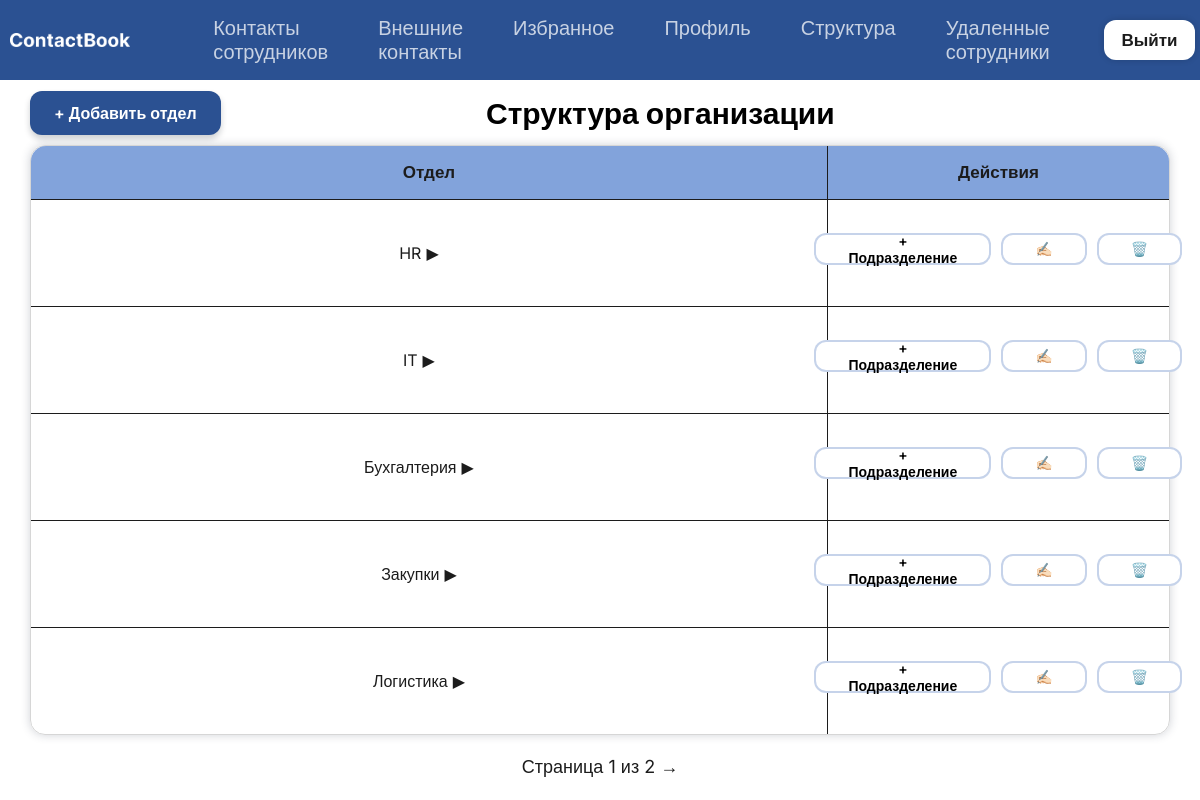
The app's page /structure/ (signed in) with its own data.
### ContactBook/models.py (models this page shows, shortened)
class Department(models.Model):
    name = models.CharField(max_length=100, unique=True, verbose_name='Название отдела')
    class Meta:
        verbose_name_plural = 'Отделы'

### ContactBook/views.py (the view)
# urls.py: path('structure/', views.organization_structure, name='organization_structure'),
@login_required
def organization_structure(request):
    if not is_admin(request.user):
        messages.error(request, "Доступ запрещён. Только администраторы могут управлять структурой")
        return redirect('contactbook:employee_list')
    departments_qs = Department.objects.prefetch_related('subdivisions').order_by('name')
    paginator = Paginator(departments_qs, 5)
    page_obj = paginator.get_page(request.GET.get('page'))
    return render(request, 'contactbook/organization_structure.html', {'page_obj': page_obj})

### ContactBook/views.py (called while the page is built)
def is_admin(user):
    return user.is_authenticated and hasattr(user, 'employee_profile') and user.employee_profile.role == 'admin'

### ContactBook/templates/contactbook/organization_structure.html (shortened to what this page needs)
{% extends "base.html" %}
{% block content %}
<div class="structure-header">
    <div class="add-dept">
        <button type="button" onclick="toggleForm('add-dept-form')" class="btn back-link"> + Добавить отдел</button>
    </div>
    <h1>Структура организации</h1>
</div>
<div class="structure-list">
    <table>
        <thead>
            <tr>
                <th>Отдел</th>
                <th class="movements">Действия</th>
            </tr>
        </thead>
        <tbody>
            {% for dept in page_obj %}
            <tr class="dept-row {% if forloop.last %}last-dept{% endif %}" data-dept-id="{{ dept.id }}">
                <td class="dept-stroka">
                    <p class="dept-name">{{ dept.name }}</p>
                    <p class="arrow" onclick="toggleSubs('{{ dept.id }}')">▶</p>
                </td>
                <td class="movements">
                    <div class="dept-actions">
                        <button onclick="toggleForm('add-sub-{{ dept.id }}')" class="btn btn-actions">+ Подразделение</button>
                        <button onclick="toggleForm('edit-dept-{{ dept.id }}')" class="btn btn-actions">✍🏻</button>
                        <button onclick="toggleForm('delete-dept-{{ dept.id }}')" class="btn btn-actions">🗑️</button>
                    </div>
                </td>
            </tr>
            {% endfor %}
        </tbody>
    </table>
</div>
<div class="pagination">
    <p>Страница {{ page_obj.number }} из {{ page_obj.paginator.num_pages }}</p>
    {% if page_obj.has_next %}
        <a href="?page={{ page_obj.next_page_number }}&search={{ search }}&department={{ dept_id }}&subdivision={{ sub_id }}&position={{ position }}">→</a>
    {% endif %}
</div>
{% endblock %}

### ContactBook/static/css/style.css (style rules this page uses)
html,body { width: 100%; height: 100%; background-color: #ffffff; font-family: "Inter", sans-serif; padding: 0; margin: 0; }
.pagination { height: 10%; color: rgb(28, 28, 28); text-decoration: none; display: flex; align-items: center; gap: 5px; font-size: 18px; }
.pagination > a { color: rgb(28, 28, 28); text-decoration: none; }
.btn { padding: 14px 32px; border-radius: 12px; font-size: 17px; font-weight: 600; text-decoration: none; display: flex; align-items: center; gap: 10px; border: none; cursor: pointer; font-family: "Inter", sans-serif; }
.back-link { align-self: flex-start; background-color: #2b5192; color: white; padding: 12px 24px; border-radius: 12px; text-decoration: none; font-weight: 600; font-size: 16px; box-shadow: 0 0px 6px rgba(18, 52, 112, 0.2); display: flex; align-items: center; transition: all 0.2s ease; box-shadow: 0 4px 6px rgba(10, 18, 32, 0.2); }
.structure-header { width: 95%; height: 10%; display: flex; justify-content: center; align-items: center; }
.structure-header > h1 { width: 60%; font-size: 30px; margin:0; }
.add-dept { width: 40%; display: flex; justify-content: left; align-items: start; }
.structure-list { width: 95%; height: 90%; display: flex; justify-content: center; }
.structure-list > table { width: 100%; height: 100%; display: flex; align-items: center; flex-direction: column; border: 1px solid rgb(214, 214, 214); border-radius: 15px; border-collapse: collapse; box-shadow: 0 0 10px rgba(41, 48, 73, 0.22); }
.structure-list > table > thead { width: 100%; height: 10%; display: flex; justify-content: center; background-color: #1e59be8d; border-top-left-radius: 15px; border-top-right-radius: 15px; }
.structure-list > table > thead > tr { width: 100%; height: 100%; display: flex; justify-content: center; align-items: center; }
.structure-list > table > thead > tr > th { width: 70%; height: 100%; display: flex; align-items: center; justify-content: center; border-top: none; border-bottom: 1px solid rgb(28, 28, 28); border-right: 1px solid rgb(28, 28, 28); padding: 0; font-size: 17px; color: rgb(28, 28, 28); }
.movements { border-right: none !important; width: 30% !important; }
.structure-list > table > tbody { width: 100%; height: 100%; display: flex; flex-direction: column; align-items: center; }
.structure-list > table > tbody > tr { width: 100%; flex: 1; display: flex; flex-direction: row; border-bottom: 1px solid rgb(28, 28, 28); }
.structure-list > table > tbody > tr > td { width: 80%; height: 100%; display: flex; align-items: center; justify-content: center; border-bottom: none; border-top: none; border-right: 1px solid rgb(28, 28, 28); padding: 0; font-size: 16px; color: rgb(28, 28, 28); }
.structure-list > table > tbody > tr.last-dept { border-bottom: none; }
.dept-stroka { width: 70% !important; display: flex; gap: 5px; }
.arrow { cursor: pointer; display: inline-block; width: 24px; margin: 0 8px 0 0; transition: all 0.2s ease; }
.dept-actions { width: 100%; height: 40px; display: flex; gap: 10px; justify-content: center; }
.btn-actions { height: 25px; border: 2px solid #1046a43c; background: #ffffff; margin: 0; font-size: 14px; }

### records on screen
Department: name "HR"
Department: name "IT"
Department: name "Бухгалтерия"
Department: name "Закупки"
Department: name "Логистика"

### other values on screen
{{ page_obj.number }} "1"
{{ page_obj.paginator.num_pages }} "2"
